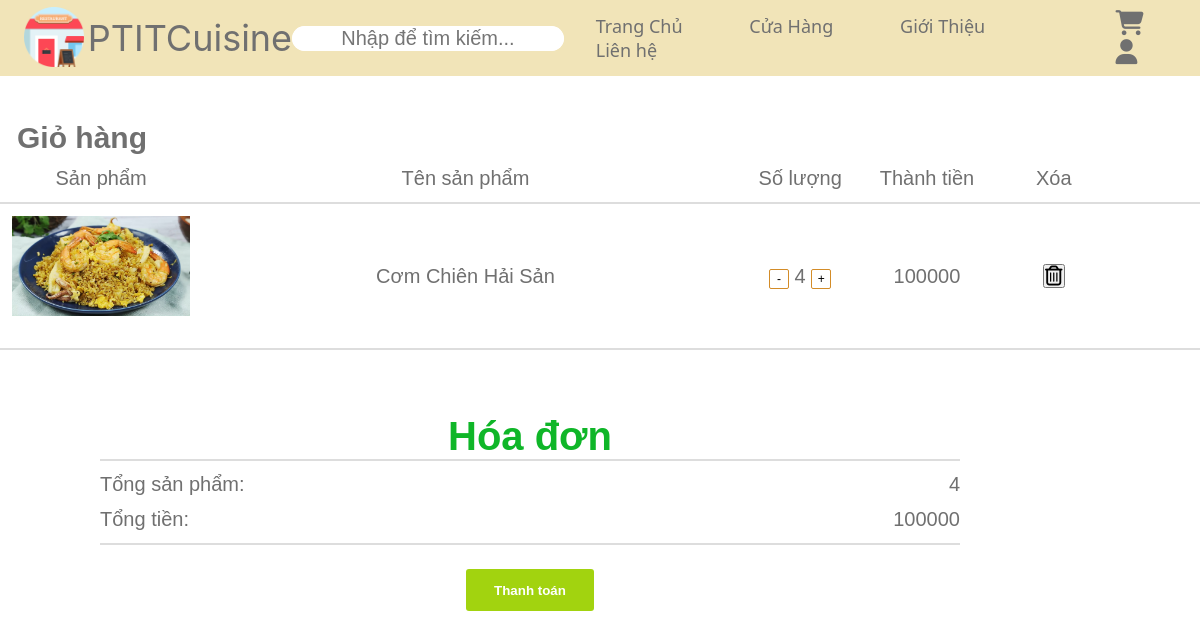
Page /user_orders/Cart.php (signed in) on the committed database.
### tables this page shows
CREATE TABLE IF NOT EXISTS `Cart` (
  AccountID INT NOT NULL,
  ProductID VARCHAR(10) NOT NULL, 
  ProductQuantity INT NOT NULL,
  FOREIGN KEY (AccountID) REFERENCES `Account` (AccountID) ON DELETE CASCADE);

CREATE TABLE IF NOT EXISTS `Categories`(
CategoryID VARCHAR(10) NOT NULL PRIMARY KEY,
CategoryName VARCHAR(200) NOT NULL,
ThumbnailImage VARCHAR(50) NOT NULL,
CreateDate timestamp NOT NULL default CURRENT_TIMESTAMP on update CURRENT_TIMESTAMP
);

CREATE TABLE IF NOT EXISTS Product(
CategoryID VARCHAR(10) NOT NULL,
ProductID VARCHAR(10) NOT NULL PRIMARY KEY,
ProductName VARCHAR(255) NOT NULL,
Price INT UNSIGNED NOT NULL,
ProductQuantity INT UNSIGNED NOT NULL,
CreateDate timestamp NOT NULL default CURRENT_TIMESTAMP on update CURRENT_TIMESTAMP,
FOREIGN KEY (CategoryID) REFERENCES Categories(CategoryID) ON DELETE CASCADE
);

### user_orders/Cart.php (the view, shortened to what this page needs)
<?php
include ('../header_footer/user_header.php');
if (isset($_SESSION['id'])) {
$id = $_SESSION['id'];
$sumSP = 0;
$sumTien = 0;
?>
<html>
    <head>
        <link rel="stylesheet" href="https://stackpath.bootstrapcdn.com/font-awesome/4.7.0/css/font-awesome.min.css">
        <link rel="stylesheet" href="../css/user.css?v=<?php echo time(); ?>">
    </head>
    <body>
        <?php include '../header_footer/admin_toggle.php'; ?>
                <div class = "cart_box">
                <div class="cart__up">
                <div class="cardHeader"><h2>Giỏ hàng</h2></div>
                    <div class="h1">
                        <div class="t1">Sản phẩm</div>
                        <div class="t2">Tên sản phẩm</div>
                        <div class="t3">Số lượng</div>
                        <div class="t3">Thành tiền</div>
                        <div class="t3">Xóa</div>
                    </div>
                    <div class="line"></div>
                        <?php
                        $s = "SELECT * FROM `Cart`
                        where AccountID = '$id'";
                        $Quantity = mysqli_query($con,$s);
                        while ($row = mysqli_fetch_array($Quantity)) {
                            $s1 = $row['ProductID'];
                            $product = "SELECT * FROM `categories`
                            where CategoryID = '$s1'";
                            $product1 = mysqli_query($con,$product);
                            $product = mysqli_fetch_assoc($product1);
                        ?>
                    <div class="h1">
                        <div class="c1">
                        <?php
                            $img =  "../images/".$product['ThumbnailImage'];
                        ?>
                        <img src="<?php echo $img ?>">
                        </div>
                        <div class="c2"><?php
                            $name =  $product['CategoryName'];
                            echo $name
                        ?>
                         </div>
                        <div class="c3">
                        <a href="../pay/removecart.php?id=<?php echo $id?>&cid=<?php echo $s1; ?>&value=<?php echo 0?>"  style="text-decoration: none;">
                            <button class="btn__buy-lable-small--btn">-</button>
                        </a>
                        <?php
                            $ProductQuantity =  $row['ProductQuantity'];
                            echo $ProductQuantity
                        ?>
                        <a href="../pay/addcart.php?id=<?php echo $id?>&cid=<?php echo $s1; ?>&value=<?php echo 0?>"  style="text-decoration: none;">
                            <button class="btn__buy-lable-small--btn">+</button>
                        </a>
                        </div>
                        <div class="c3">
                        <?php
                            $produc = mysqli_query($con,"SELECT * FROM `product`
                            where CategoryID = '$s1'");
                            $product = mysqli_fetch_array($produc);
                            $cost =  $product['Price'];
                            $ProductQuantity = $row['ProductQuantity'];
                            $price = $cost*$ProductQuantity;
                            echo $price;
                            $sumSP += $ProductQuantity;
                            $sumTien += $price;
                        ?>
                        </div>
                    <div class="c3">
                    <a href="../pay/delete.php?id=<?php echo $id?>&cid=<?php echo $s1; ?>">
                        <button type="button" id="delete" class="fa fa-trash-o" onclick='return checkdelete()'></button>
                    </a>
                    </div>
                    </div>
                    <div class="line"></div>
                    <?php
                        }
                    ?>
                </div>
            <div class="cart__down">
                <h1 class="content__down-name">Hóa đơn</h1>
                <div class="line"></div>
                <div class="row">
                    <div class="row-left">Tổng sản phẩm:</div>
                    <div class="row-right"><?php echo $sumSP; ?></div>
                </div>
                <div class="row">
                    <div class="row-left">Tổng tiền:</div>
                    <div class="row-right"><?php echo $sumTien ?></div>
                </div>
                <div class="line"></div>
                <a href="pay.php?id=<?php echo $id?>&&sp=<?php echo $sumSP ?>&&tien=<?php echo $sumTien?>">
                    <button type="button" id="delete" class="buy-btn">Thanh toán</button>
                </a>
            </div>
        </div>
    </body>
</html>
<?php
}else{
     header("Location: ../user_account/login.php");
     exit();
}
 ?>

### css/user.css (style rules this page uses)
:root { --pink: black; }
* { margin: 0; padding: 0; box-sizing: border-box; font-family: -apple-system, BlinkMacSystemFont, 'Segoe UI', Roboto, Oxygen, Ubuntu, Cantarell, 'Open Sans', 'Helvetica Neue', sans-serif; outline: none; text-decoration: none; transition: .2s linear; }
a { color: #000; }
body { position: relative; margin: 0; min-height: 100%; }
html { font-size: 62.5%; scroll-behavior: smooth; scroll-padding-top: 6rem; overflow-x: hidden; height: 100%; }
.btn__buy-lable-small--btn { min-width: 20px; height: 20px; background-color: white; text-decoration: none; border: none; border-radius: 2px; font-size: 1.2rem; outline: none; align-items: center; cursor: pointer; justify-content: center; display: inline-flex; border: 1px solid#d38c28 ; }
img { width: 100%; }
.cart_box { padding-top: 10px; font-family: -apple-system, BlinkMacSystemFont, 'Segoe UI', Roboto, Oxygen, Ubuntu, Cantarell, 'Open Sans', 'Helvetica Neue', sans-serif; font-size: 2rem; color: #707070; width: 100%; }
.cart__up { width: 100%; margin: 28px 0 64px 0; }
.h1 { display: flex; text-align: center; margin: 12px 0 12px 12px; }
.t1 { width: 15%; border: #000; }
.t2 { width: 45%; margin-left: 8px; border: #000; }
.t3 { width: 10%; margin-left: 8px; border: #000; }
.c1 { width: 15%; border: #000; }
.c2 { width: 45%; line-height: 120px; margin-left: 8px; border: #000; }
.c3 { width: 10%; line-height: 120px; margin-left: 8px; border: #000; }
.c1 img { width: 100%; }
.line { width: 100%; height: 1px; border: 1px solid #ddd; }
.cart__down { padding-left: 100px; width: 80%; text-align: center; margin-bottom: 50px; }
.row { display: flex; justify-content: space-between; margin-top: 12px; margin-bottom: 12px; }
.content__down-name { color: #0fb628; }
.buy-btn { margin-top: 24px; height: 42px; width: 128px; color: #fff; background-color: #a2d30f; border: #000; font-weight: 600; border-radius: 3px; }

### css/admin.css (style rules this page uses)
* { margin: 0; padding: 0; box-sizing: border-box; font-family: 'Poppins', sans-serif; }
body { min-height: 100vh; overflow-x: hidden; }
.cardHeader { display: flex; justify-content: space-between; align-items: flex-start; }
.cardHeader h2 { font-weight: 600; margin-left: 17px; margin-top: 23px; }
.fa-eye, .fa-pencil-square-o, .fa-trash-o { cursor: pointer; }

### rows in the picture
cart: categories.ThumbnailImage (picture), categories.CategoryName "Cơm Chiên Hải Sản", ProductQuantity "4", price "100000"

### other values in the picture
$sumSP "4"
$sumTien "100000"
